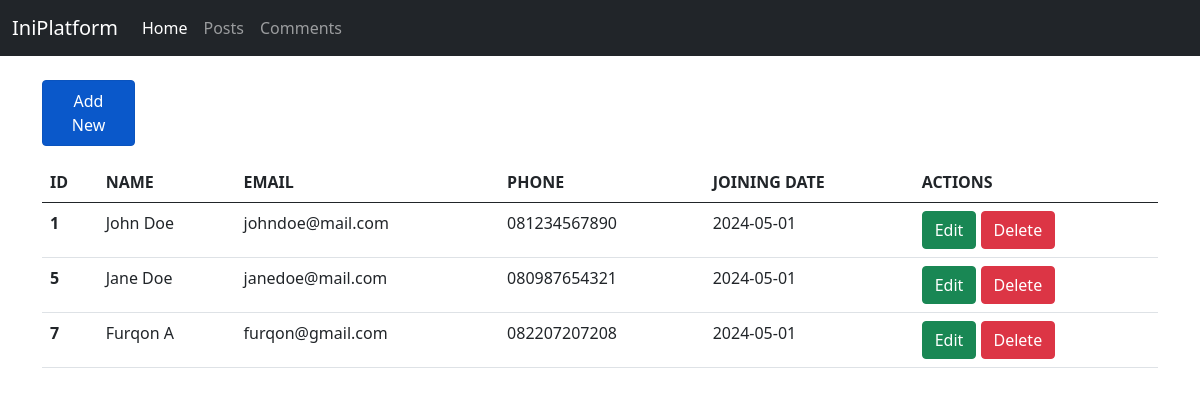
Screenshot of /Program/index.php with the database file from the repository.
### tables this page shows
CREATE TABLE `members` (
  `id_member` int(11) NOT NULL,
  `name` varchar(128) NOT NULL,
  `email` varchar(128) NOT NULL,
  `phone` varchar(16) NOT NULL,
  `join_date` date NOT NULL DEFAULT curdate()
);

### Program/controllers/Members.controller.php (called while the page is built, shortened)
<?php
include('views/Members.view.php');
class MembersController{
    private $members;
    function __construct()
    {
        $this->members = new Members(Conf::$db_host, Conf::$db_user, Conf::$db_pass, Conf::$db_name);
    }
    public function index() {
        $this->members->open();
        $this->members->getMembers();
        $data = array();
        while($row = $this->members->getResult()){
          array_push($data, $row);
        }
        $view = new MembersView();
        $view->renderIndex($data);
      }
}
?>

### Program/index.php (called while the page is built, shortened)
<?php
include_once("models/DB.class.php");
include_once("controllers/Members.controller.php");
$members = new MembersController();
$members->index();

### Program/models/DB.class.php (called while the page is built, shortened)
<?php
class DB
{
    var $db_host = "";
    var $db_user = "";
    var $db_pass = "";
    var $db_name = "";
    var $db_link = "";
    function __construct($db_host, $db_user, $db_pass, $db_name)
    {
        $this->db_host = $db_host;
        $this->db_user = $db_user;
        $this->db_pass = $db_pass;
        $this->db_name = $db_name;
    }
    function open()
    {
        $this->db_link = mysqli_connect($this->db_host, $this->db_user, $this->db_pass, $this->db_name);
    }
    function execute($query)
    {
        $this->result = mysqli_query($this->db_link, $query);
        return $this->result;
    }
}
?>

### Program/models/Members.class.php (called while the page is built, shortened)
<?php
class Members extends DB
{
    function getMembers()
    {
        $query = "SELECT * FROM members";
        return $this->execute($query);
    }
}

### Program/views/Members.view.php (the view, shortened to what this page needs)
<?php
  class MembersView{
    public function renderIndex($data){
      $dataTableHeader = "
      <th>ID</th>
      <th>NAME</th>
      <th>EMAIL</th>
      <th>PHONE</th>
      <th>JOINING DATE</th>
      <th>ACTIONS</th>
      ";
      $dataMember = null;
      foreach($data as $row){
        $dataMember .= "<tr>
        <th>$row[id_member]</th>
        <td>$row[name]</td>
        <td>$row[email]</td>
        <td>$row[phone]</td>
        <td>$row[join_date]</td>
        <td>
                  <a class='btn btn-success' href='edit.php?id_edit=$row[id_member]'>Edit</a>
                  <a class='btn btn-danger' href='delete.php?id_delete=$row[id_member]'>Delete</a>
                </td>
      </tr>";
      }
    }
  }

### rows the page displays
members: id_member "1", name "John Doe", email "johndoe@mail.com", phone "081234567890", join_date "2024-05-01"
members: id_member "5", name "Jane Doe", email "janedoe@mail.com", phone "080987654321", join_date "2024-05-01"
members: id_member "7", name "Furqon A", email "furqon@gmail.com", phone "082207207208", join_date "2024-05-01"

### other values shown
$this->content "IniPlatform Home Posts Comments Add New"
